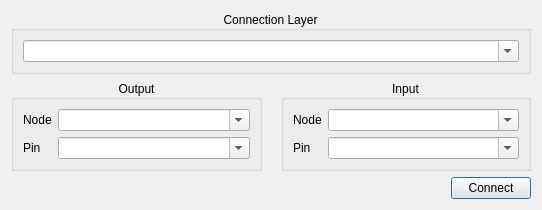
<?xml version="1.0" encoding="UTF-8"?>
<ui version="4.0">
 <class>NewConnectionsDialog</class>
 <widget class="QDialog" name="NewConnectionsDialog">
  <property name="geometry">
   <rect>
    <x>0</x>
    <y>0</y>
    <width>542</width>
    <height>210</height>
   </rect>
  </property>
  <property name="windowTitle">
   <string>New Connection</string>
  </property>
  <layout class="QGridLayout" name="gridLayout_2">
   <item row="2" column="0">
    <spacer name="horizontalSpacer">
     <property name="orientation">
      <enum>Qt::Horizontal</enum>
     </property>
     <property name="sizeHint" stdset="0">
      <size>
       <width>40</width>
       <height>20</height>
      </size>
     </property>
    </spacer>
   </item>
   <item row="0" column="0" colspan="2">
    <layout class="QGridLayout" name="gridLayout">
     <property name="sizeConstraint">
      <enum>QLayout::SetDefaultConstraint</enum>
     </property>
     <property name="topMargin">
      <number>0</number>
     </property>
     <item row="1" column="1" colspan="2">
      <layout class="QVBoxLayout" name="verticalLayout">
       <property name="sizeConstraint">
        <enum>QLayout::SetDefaultConstraint</enum>
       </property>
       <property name="topMargin">
        <number>14</number>
       </property>
       <item>
        <widget class="QLabel" name="label_5">
         <property name="sizePolicy">
          <sizepolicy hsizetype="Preferred" vsizetype="Preferred">
           <horstretch>0</horstretch>
           <verstretch>0</verstretch>
          </sizepolicy>
         </property>
         <property name="text">
          <string/>
         </property>
         <property name="pixmap">
          <pixmap resource="../../../resources/plugins/flow/document/flow_document.qrc">:/plugins/flow/document/images/32x32/connect.png</pixmap>
         </property>
         <property name="alignment">
          <set>Qt::AlignCenter</set>
         </property>
         <property name="margin">
          <number>0</number>
         </property>
         <property name="indent">
          <number>0</number>
         </property>
        </widget>
       </item>
      </layout>
     </item>
     <item row="1" column="0">
      <widget class="QGroupBox" name="m_output_groupbox">
       <property name="sizePolicy">
        <sizepolicy hsizetype="Expanding" vsizetype="Preferred">
         <horstretch>0</horstretch>
         <verstretch>0</verstretch>
        </sizepolicy>
       </property>
       <property name="title">
        <string>Output</string>
       </property>
       <property name="alignment">
        <set>Qt::AlignCenter</set>
       </property>
       <layout class="QFormLayout" name="formLayout">
        <property name="formAlignment">
         <set>Qt::AlignLeading|Qt::AlignLeft|Qt::AlignVCenter</set>
        </property>
        <item row="0" column="0">
         <widget class="QLabel" name="label">
          <property name="text">
           <string>Node</string>
          </property>
         </widget>
        </item>
        <item row="0" column="1">
         <widget class="QComboBox" name="m_output_nodes">
          <property name="editable">
           <bool>true</bool>
          </property>
          <property name="insertPolicy">
           <enum>QComboBox::NoInsert</enum>
          </property>
         </widget>
        </item>
        <item row="1" column="0">
         <widget class="QLabel" name="label_2">
          <property name="text">
           <string>Pin</string>
          </property>
         </widget>
        </item>
        <item row="1" column="1">
         <widget class="QComboBox" name="m_output_pins">
          <property name="editable">
           <bool>true</bool>
          </property>
          <property name="insertPolicy">
           <enum>QComboBox::NoInsert</enum>
          </property>
         </widget>
        </item>
       </layout>
      </widget>
     </item>
     <item row="1" column="3">
      <widget class="QGroupBox" name="m_input_groupbox">
       <property name="sizePolicy">
        <sizepolicy hsizetype="Expanding" vsizetype="Preferred">
         <horstretch>0</horstretch>
         <verstretch>0</verstretch>
        </sizepolicy>
       </property>
       <property name="title">
        <string>Input</string>
       </property>
       <property name="alignment">
        <set>Qt::AlignCenter</set>
       </property>
       <layout class="QFormLayout" name="formLayout_2">
        <property name="formAlignment">
         <set>Qt::AlignLeading|Qt::AlignLeft|Qt::AlignVCenter</set>
        </property>
        <item row="0" column="0">
         <widget class="QLabel" name="label_3">
          <property name="text">
           <string>Node</string>
          </property>
         </widget>
        </item>
        <item row="0" column="1">
         <widget class="QComboBox" name="m_input_nodes">
          <property name="editable">
           <bool>true</bool>
          </property>
          <property name="insertPolicy">
           <enum>QComboBox::NoInsert</enum>
          </property>
         </widget>
        </item>
        <item row="1" column="0">
         <widget class="QLabel" name="label_4">
          <property name="text">
           <string>Pin</string>
          </property>
         </widget>
        </item>
        <item row="1" column="1">
         <widget class="QComboBox" name="m_input_pins">
          <property name="editable">
           <bool>true</bool>
          </property>
          <property name="insertPolicy">
           <enum>QComboBox::NoInsert</enum>
          </property>
         </widget>
        </item>
       </layout>
      </widget>
     </item>
     <item row="0" column="0" colspan="4">
      <widget class="QGroupBox" name="m_layer_group_box">
       <property name="title">
        <string>Connection Layer</string>
       </property>
       <property name="alignment">
        <set>Qt::AlignCenter</set>
       </property>
       <layout class="QVBoxLayout" name="verticalLayout_2">
        <item>
         <widget class="QComboBox" name="m_layers">
          <property name="editable">
           <bool>true</bool>
          </property>
          <property name="insertPolicy">
           <enum>QComboBox::NoInsert</enum>
          </property>
         </widget>
        </item>
       </layout>
      </widget>
     </item>
    </layout>
   </item>
   <item row="2" column="1">
    <widget class="QPushButton" name="m_connect_button">
     <property name="text">
      <string>Connect</string>
     </property>
    </widget>
   </item>
   <item row="1" column="0" colspan="2">
    <spacer name="verticalSpacer">
     <property name="orientation">
      <enum>Qt::Vertical</enum>
     </property>
     <property name="sizeHint" stdset="0">
      <size>
       <width>20</width>
       <height>40</height>
      </size>
     </property>
    </spacer>
   </item>
  </layout>
 </widget>
 <tabstops>
  <tabstop>m_layers</tabstop>
  <tabstop>m_output_nodes</tabstop>
  <tabstop>m_output_pins</tabstop>
  <tabstop>m_input_nodes</tabstop>
  <tabstop>m_input_pins</tabstop>
  <tabstop>m_connect_button</tabstop>
 </tabstops>
 <resources>
  <include location="../../../resources/plugins/flow/document/flow_document.qrc"/>
 </resources>
 <connections>
  <connection>
   <sender>m_connect_button</sender>
   <signal>pressed()</signal>
   <receiver>NewConnectionsDialog</receiver>
   <slot>accept()</slot>
   <hints>
    <hint type="sourcelabel">
     <x>492</x>
     <y>190</y>
    </hint>
    <hint type="destinationlabel">
     <x>270</x>
     <y>104</y>
    </hint>
   </hints>
  </connection>
 </connections>
</ui>
